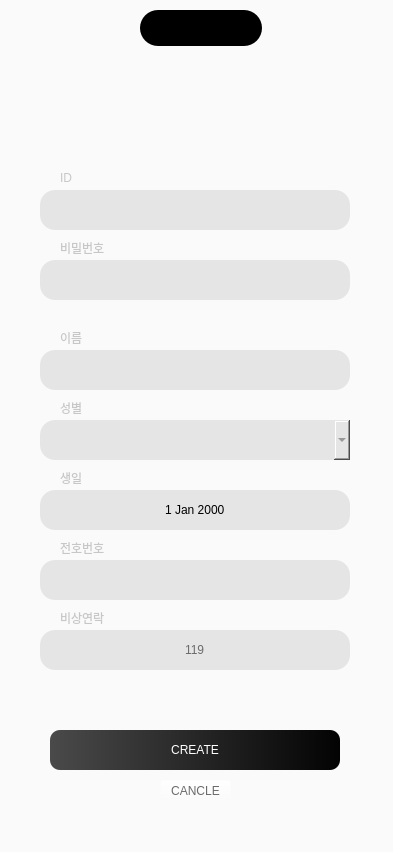
<?xml version="1.0" encoding="UTF-8"?>
<ui version="4.0">
 <class>Dialog</class>
 <widget class="QDialog" name="Dialog">
  <property name="geometry">
   <rect>
    <x>0</x>
    <y>0</y>
    <width>393</width>
    <height>852</height>
   </rect>
  </property>
  <property name="windowTitle">
   <string>Dialog</string>
  </property>
  <widget class="QLabel" name="lb_background">
   <property name="geometry">
    <rect>
     <x>0</x>
     <y>0</y>
     <width>393</width>
     <height>852</height>
    </rect>
   </property>
   <property name="styleSheet">
    <string notr="true">background-color: #FAFAFA;</string>
   </property>
   <property name="text">
    <string/>
   </property>
  </widget>
  <widget class="QLabel" name="lb_logo">
   <property name="geometry">
    <rect>
     <x>90</x>
     <y>60</y>
     <width>220</width>
     <height>70</height>
    </rect>
   </property>
   <property name="styleSheet">
    <string notr="true">border-image: url(:/images/img/logo.jpg);</string>
   </property>
   <property name="text">
    <string/>
   </property>
   <property name="pixmap">
    <pixmap>:/images/logo.jpg</pixmap>
   </property>
   <property name="scaledContents">
    <bool>true</bool>
   </property>
  </widget>
  <widget class="QLineEdit" name="le_NewUserID">
   <property name="geometry">
    <rect>
     <x>40</x>
     <y>190</y>
     <width>310</width>
     <height>40</height>
    </rect>
   </property>
   <property name="styleSheet">
    <string notr="true">background-color: #E5E5E5;
color: rgb(107, 107, 107);
border-radius: 15px</string>
   </property>
  </widget>
  <widget class="QComboBox" name="cb_NewUserSex">
   <property name="geometry">
    <rect>
     <x>40</x>
     <y>420</y>
     <width>310</width>
     <height>40</height>
    </rect>
   </property>
   <property name="contextMenuPolicy">
    <enum>Qt::DefaultContextMenu</enum>
   </property>
   <property name="acceptDrops">
    <bool>false</bool>
   </property>
   <property name="whatsThis">
    <string/>
   </property>
   <property name="styleSheet">
    <string notr="true">background-color: #E5E5E5;
color: rgb(107, 107, 107);
border-radius: 15px</string>
   </property>
   <property name="inputMethodHints">
    <set>Qt::ImhNone</set>
   </property>
   <property name="frame">
    <bool>false</bool>
   </property>
  </widget>
  <widget class="QDateEdit" name="de_NewUserBirthday">
   <property name="geometry">
    <rect>
     <x>40</x>
     <y>490</y>
     <width>310</width>
     <height>40</height>
    </rect>
   </property>
   <property name="layoutDirection">
    <enum>Qt::RightToLeft</enum>
   </property>
   <property name="styleSheet">
    <string notr="true">background-color: #E5E5E5;
color: rgb(107, 107, 107);
border-radius: 15px;
color: rgb(0, 0, 0);</string>
   </property>
   <property name="wrapping">
    <bool>false</bool>
   </property>
   <property name="frame">
    <bool>false</bool>
   </property>
   <property name="alignment">
    <set>Qt::AlignCenter</set>
   </property>
   <property name="buttonSymbols">
    <enum>QAbstractSpinBox::NoButtons</enum>
   </property>
  </widget>
  <widget class="QLineEdit" name="le_NewUserPhone">
   <property name="geometry">
    <rect>
     <x>40</x>
     <y>560</y>
     <width>310</width>
     <height>40</height>
    </rect>
   </property>
   <property name="styleSheet">
    <string notr="true">background-color: #E5E5E5;
color: rgb(107, 107, 107);
border-radius: 15px</string>
   </property>
   <property name="alignment">
    <set>Qt::AlignCenter</set>
   </property>
  </widget>
  <widget class="QLineEdit" name="le_NewUserEmerPhone">
   <property name="geometry">
    <rect>
     <x>40</x>
     <y>630</y>
     <width>310</width>
     <height>40</height>
    </rect>
   </property>
   <property name="styleSheet">
    <string notr="true">background-color: #E5E5E5;
color: rgb(107, 107, 107);
border-radius: 15px</string>
   </property>
   <property name="text">
    <string>119</string>
   </property>
   <property name="alignment">
    <set>Qt::AlignCenter</set>
   </property>
  </widget>
  <widget class="QLabel" name="label">
   <property name="geometry">
    <rect>
     <x>60</x>
     <y>170</y>
     <width>60</width>
     <height>16</height>
    </rect>
   </property>
   <property name="styleSheet">
    <string notr="true">color: rgb(199, 199, 199)
</string>
   </property>
   <property name="text">
    <string>ID</string>
   </property>
  </widget>
  <widget class="QLabel" name="label_2">
   <property name="geometry">
    <rect>
     <x>60</x>
     <y>400</y>
     <width>60</width>
     <height>16</height>
    </rect>
   </property>
   <property name="styleSheet">
    <string notr="true">color: rgb(199, 199, 199)
</string>
   </property>
   <property name="text">
    <string>성별</string>
   </property>
  </widget>
  <widget class="QLabel" name="label_3">
   <property name="geometry">
    <rect>
     <x>60</x>
     <y>470</y>
     <width>60</width>
     <height>16</height>
    </rect>
   </property>
   <property name="styleSheet">
    <string notr="true">color: rgb(199, 199, 199)
</string>
   </property>
   <property name="text">
    <string>생일 </string>
   </property>
  </widget>
  <widget class="QLabel" name="label_4">
   <property name="geometry">
    <rect>
     <x>60</x>
     <y>540</y>
     <width>60</width>
     <height>16</height>
    </rect>
   </property>
   <property name="styleSheet">
    <string notr="true">color: rgb(199, 199, 199)
</string>
   </property>
   <property name="text">
    <string>전호번호</string>
   </property>
  </widget>
  <widget class="QLabel" name="label_5">
   <property name="geometry">
    <rect>
     <x>60</x>
     <y>610</y>
     <width>60</width>
     <height>16</height>
    </rect>
   </property>
   <property name="styleSheet">
    <string notr="true">color: rgb(199, 199, 199)
</string>
   </property>
   <property name="text">
    <string>비상연락 </string>
   </property>
  </widget>
  <widget class="QPushButton" name="btn_create">
   <property name="geometry">
    <rect>
     <x>50</x>
     <y>730</y>
     <width>290</width>
     <height>40</height>
    </rect>
   </property>
   <property name="styleSheet">
    <string notr="true">background-color: qlineargradient(spread:pad, x1:0, y1:0, x2:1, y2:0, stop:0 rgba(74, 74, 74, 255), stop:1 rgba(3, 3, 3, 255));
color: white;
border-radius: 10px; 
padding: 5px;
</string>
   </property>
   <property name="text">
    <string>CREATE</string>
   </property>
  </widget>
  <widget class="QPushButton" name="btn_cancle">
   <property name="geometry">
    <rect>
     <x>160</x>
     <y>780</y>
     <width>71</width>
     <height>21</height>
    </rect>
   </property>
   <property name="styleSheet">
    <string notr="true">background-color: rgb(255, 255, 255,0);
color: rgb(107, 107, 107);


</string>
   </property>
   <property name="text">
    <string>CANCLE</string>
   </property>
  </widget>
  <widget class="QLabel" name="label_6">
   <property name="geometry">
    <rect>
     <x>60</x>
     <y>240</y>
     <width>60</width>
     <height>16</height>
    </rect>
   </property>
   <property name="styleSheet">
    <string notr="true">color: rgb(199, 199, 199)
</string>
   </property>
   <property name="text">
    <string>비밀번호</string>
   </property>
  </widget>
  <widget class="QLineEdit" name="le_NewUserPassword">
   <property name="geometry">
    <rect>
     <x>40</x>
     <y>260</y>
     <width>310</width>
     <height>40</height>
    </rect>
   </property>
   <property name="styleSheet">
    <string notr="true">background-color: #E5E5E5;
color: rgb(107, 107, 107);
border-radius: 15px</string>
   </property>
  </widget>
  <widget class="QLineEdit" name="le_NewUserName">
   <property name="geometry">
    <rect>
     <x>40</x>
     <y>350</y>
     <width>310</width>
     <height>40</height>
    </rect>
   </property>
   <property name="styleSheet">
    <string notr="true">background-color: #E5E5E5;
color: rgb(107, 107, 107);
border-radius: 15px</string>
   </property>
  </widget>
  <widget class="QLabel" name="label_7">
   <property name="geometry">
    <rect>
     <x>60</x>
     <y>330</y>
     <width>60</width>
     <height>16</height>
    </rect>
   </property>
   <property name="styleSheet">
    <string notr="true">color: rgb(199, 199, 199)
</string>
   </property>
   <property name="text">
    <string>이름</string>
   </property>
  </widget>
  <widget class="QLabel" name="lb_DynamicIsland">
   <property name="geometry">
    <rect>
     <x>140</x>
     <y>10</y>
     <width>122</width>
     <height>36</height>
    </rect>
   </property>
   <property name="styleSheet">
    <string notr="true">background-color: rgb(0, 0, 0);
border-radius: 18px</string>
   </property>
   <property name="text">
    <string/>
   </property>
  </widget>
 </widget>
 <resources>
  <include location="resource.qrc"/>
 </resources>
 <connections/>
</ui>
